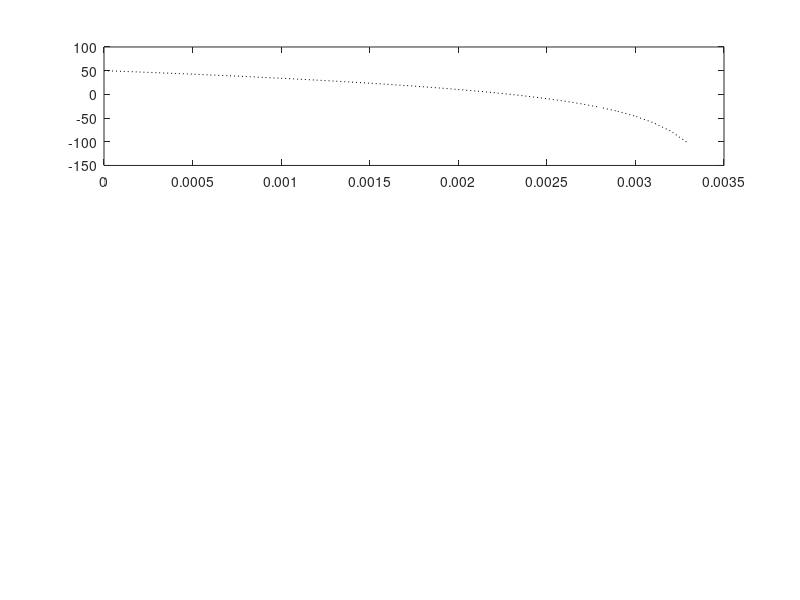
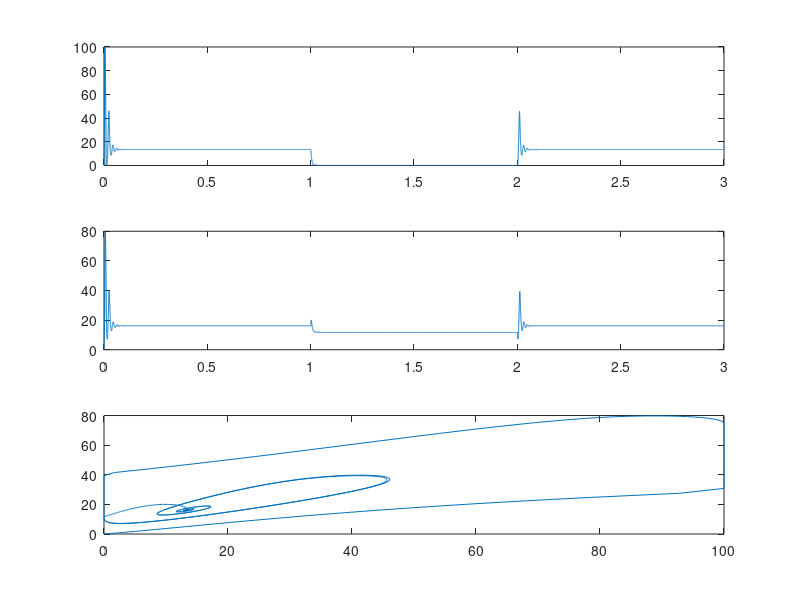
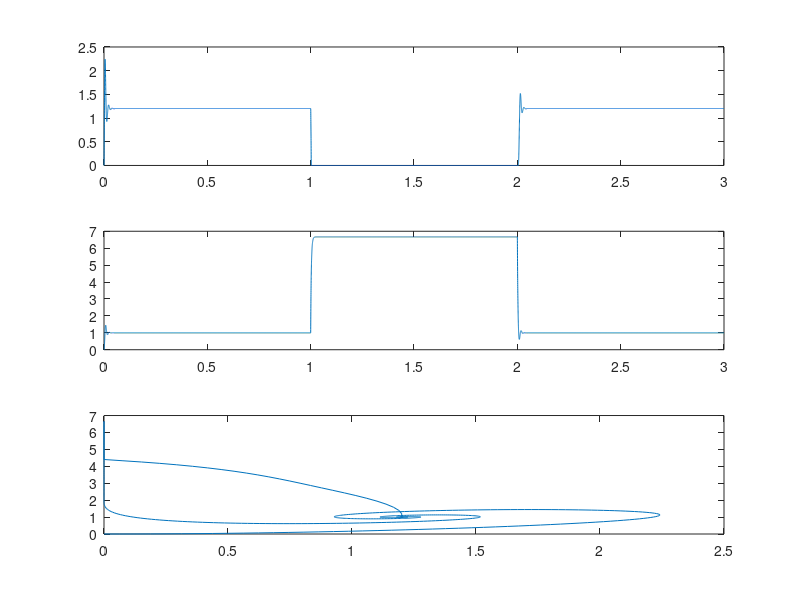
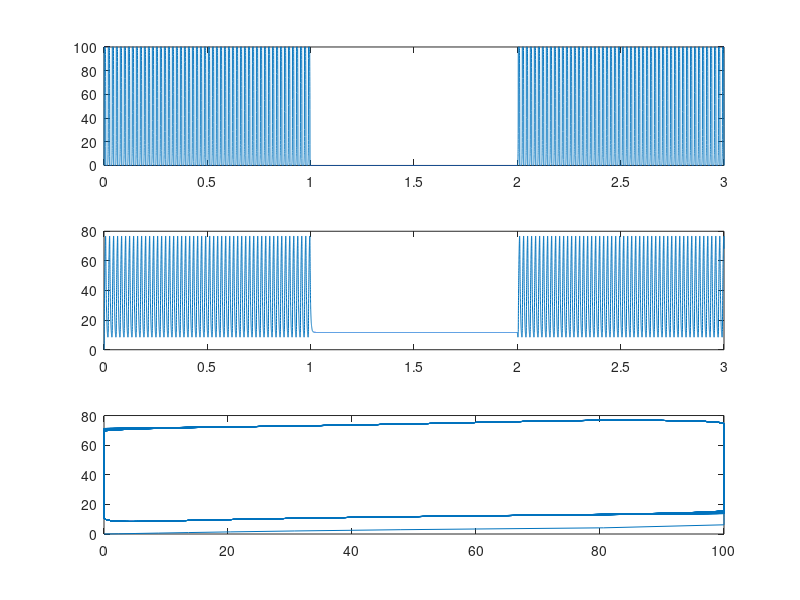

Write MATLAB code to recreate these figures, in order.
close all
clear
clc

r_max=100;
theta_E=-5;
theta_I=0;
alpha_E=0.05;
alpha_I=1;
W_EE=2;
W_EI=2.5;
W_IE=-2.5;
W_II=-2;
t_max=3;
r_E(1)=50;
r_I(1)=50;
dt=0.1e-3;
t=0:dt:t_max;
Istim = zeros(size(t));
ind = find (t > 1 & t < 2);
Istim(ind) = 20;
Ibase_E = 0;
Ibase_I = 0;
tau_E=5e-3;
tau_I=5e-3;
I_E_app = ones(size(t))*Ibase_E;
I_I_app = ones(size(t))*Ibase_I+Istim;
% I_E(1)=0
% I_I(1)=0
for n = 2:length(t)
    I_E(n)=W_EE*r_E(n-1)+W_IE*r_I(n-1)+I_E_app(n-1);
    I_I(n)=W_EI*r_E(n-1)+W_II*r_I(n-1)+I_I_app(n-1);
    r_E(n) =  r_E(n-1)+(dt/tau_E)*(-r_E(n-1)+alpha_E*((I_E(n)-theta_E)^2).*sign(I_E(n)-theta_E));
    allowed_vals = find((r_E >= 0 ).*( r_E <= r_max ));
    

    r_I(n) =  r_I(n-1)+(dt/tau_I)*(-r_I(n-1)+alpha_I*((I_I(n)-theta_I)));
    allowed_vals = find((r_I>= 0 ).*( r_I <= r_max ));
    

    
end

f1=figure(1);
subplot(3,1,1);
 plot(t(allowed_vals),r_E(allowed_vals),'k:');
%plot(t,r_E)
subplot(3,1,2);
plot(t,r_I)
subplot(3,1,3);
plot(r_E,r_I)
I_E(1)=0;
I_I(1)=0;
I_E_base(1)=25;
I_I_base(1)=15;
r_E(1)=0;
r_I(1)=0;
for n = 2:length(t)
    I_E_app(n)=I_E_base;
    if t(n)>1 && t(n)<=2

            I_I_app(n)=I_I_base+20;
    else

            I_I_app(n)=I_I_base;
     end

    I_E(n)=W_EE*r_E(n-1)+W_IE*r_I(n-1)+I_E_app(n-1);
    I_I(n)=W_EI*r_E(n-1)+W_II*r_I(n-1)+I_I_app(n-1);
    r_E(n) =  r_E(n-1)+(dt/tau_E)*(-r_E(n-1)+alpha_E*((I_E(n)-theta_E)^2).*sign(I_E(n)-theta_E));
    
    if r_E(n) < 0
            r_E(n) = 0; % If r_E_temp is negative, set r_E to 0
    elseif r_E(n) > r_max
        r_E(n) = r_max; % If r_E_temp exceeds 10, set r_E to 10
    else
        r_E(n) = r_E(n); % Otherwise, keep the calculated value
    end

    r_I(n) =  r_I(n-1)+(dt/tau_I)*(-r_I(n-1)+alpha_I*((I_I(n)-theta_I)));
    if r_I(n) < 0
            r_I(n) = 0; % If r_E_temp is negative, set r_E to 0
    elseif r_I(n) > r_max
        r_I(n) = r_max; % If r_E_temp exceeds 10, set r_E to 10
    else
        r_I(n) = r_I(n); % Otherwise, keep the calculated value
    end

    
end

f2=figure(2);
subplot(3,1,1);
plot(t,r_E)
subplot(3,1,2);
plot(t,r_I)
subplot(3,1,3);
plot(r_E,r_I)
% hold on
% plot(t,r_2)
% xlabel('time');
% ylabel('Firing rate');
% title('part 1');
% legend('r1','r2')
% saveas(f1, sprintf('1.png'));

tau_E=2e-3;
tau_I=10e-3;
dt=0.1e-3;
t=0:dt:t_max;
I_E(1)=0;
I_I(1)=0;
I_E_base(1)=0;
I_I_base(1)=0;
r_E(1)=0;
r_I(1)=0;
for n = 2:length(t)
    I_E_app(n)=I_E_base;
    if t(n)>1 && t(n)<=2

            I_I_app(n)=I_I_base+20;
    else

            I_I_app(n)=I_I_base;
    end
    I_E(n)=W_EE*r_E(n-1)+W_IE*r_I(n-1)+I_E_app(n-1);
    I_I(n)=W_EI*r_E(n-1)+W_II*r_I(n-1)+I_I_app(n-1);
    r_E(n) =  r_E(n-1)+(dt/tau_E)*(-r_E(n-1)+alpha_E*((I_E(n)-theta_E)^2).*sign(I_E(n)-theta_E));
    if r_E(n) < 0
            r_E(n) = 0; % If r_E_temp is negative, set r_E to 0
    elseif r_E(n) > r_max
        r_E(n) = r_max; % If r_E_temp exceeds 10, set r_E to 10
    else
        r_E(n) = r_E(n); % Otherwise, keep the calculated value
    end

    r_I(n) =  r_I(n-1)+(dt/tau_I)*(-r_I(n-1)+alpha_I*((I_I(n)-theta_I)));
    if r_I(n) < 0
            r_I(n) = 0; % If r_E_temp is negative, set r_E to 0
    elseif r_I(n) > r_max
        r_I(n) = r_max; % If r_E_temp exceeds 10, set r_E to 10
    else
        r_I(n) = r_I(n); % Otherwise, keep the calculated value
    end

end

f3=figure(3);
subplot(3,1,1);
plot(t,r_E)
subplot(3,1,2);
plot(t,r_I)
subplot(3,1,3);
plot(r_E,r_I)
I_E(1)=0;
I_I(1)=0;
I_E_base(1)=25;
I_I_base(1)=15;
r_E(1)=0;
r_I(1)=0;
for n = 2:length(t)
    I_E_app(n)=I_E_base;
    if t(n)>1 && t(n)<=2

            I_I_app(n)=I_I_base+20;
    else

            I_I_app(n)=I_I_base;
     end

    r_E(n) =  r_E(n-1)+(dt/tau_E)*(-r_E(n-1)+alpha_E*((I_E(n-1)-theta_E)^2).*sign(I_E(n-1)-theta_E));
    if r_E(n) < 0
            r_E(n) = 0; % If r_E_temp is negative, set r_E to 0
    elseif r_E(n) > r_max
        r_E(n) = r_max; % If r_E_temp exceeds 10, set r_E to 10
    else
        r_E(n) = r_E(n); % Otherwise, keep the calculated value
    end

    r_I(n) =  r_I(n-1)+(dt/tau_I)*(-r_I(n-1)+alpha_I*((I_I(n-1)-theta_I)));
    if r_I(n) < 0
            r_I(n) = 0; % If r_E_temp is negative, set r_E to 0
    elseif r_I(n) > r_max
        r_I(n) = r_max; % If r_E_temp exceeds 10, set r_E to 10
    else
        r_I(n) = r_I(n); % Otherwise, keep the calculated value
    end

    I_E(n)=W_EE*r_E(n)+W_IE*r_I(n)+I_E_app(n);
    I_I(n)=W_EI*r_E(n)+W_II*r_I(n)+I_I_app(n);
end

f4=figure(4);
subplot(3,1,1);
plot(t,r_E)
subplot(3,1,2);
plot(t,r_I)
subplot(3,1,3);
plot(r_E,r_I)